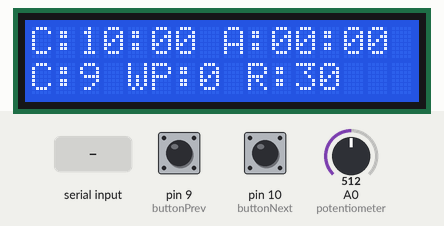
This sketch was run on a simulated Arduino Uno, built with avr-gcc and run on an emulated ATmega328P. Shown: 16×2 character LCD. The test bench sets the inputs (shaded band); at power-on: pin 10 (buttonNext) HIGH, pin 9 (buttonPrev) HIGH, A0 (potentiometer) = 512. What the sketch prints to the serial monitor is not drawn.

Above: at 2.2 s.
2.3 s: pin 10 (buttonNext) pulled LOW for 1 s
At 3.2 s:
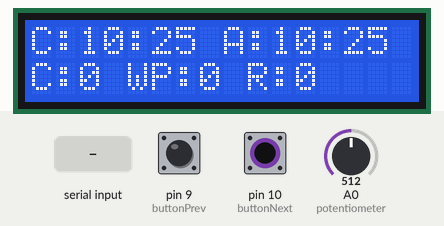
4.8 s: pin 9 (buttonPrev) pulled LOW for 1 s
At 7.0 s:
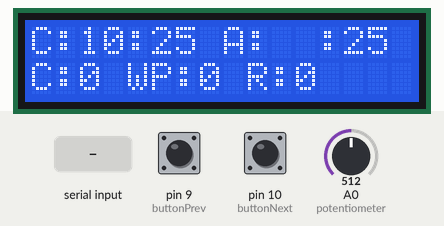
8.7 s: A0 (potentiometer) set to 716
At 10.1 s:
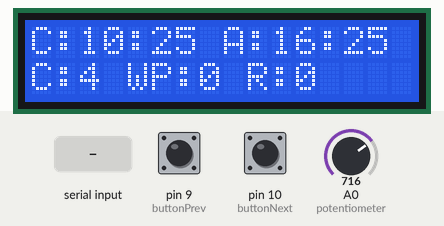
10.8 s: pin 9 (buttonPrev) pulled LOW for 0.3 s
At 12.2 s:
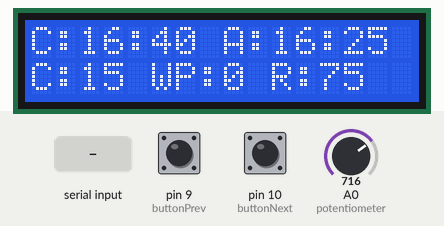
12.6 s: pin 10 (buttonNext) pulled LOW for 0.3 s
At 13.2 s:
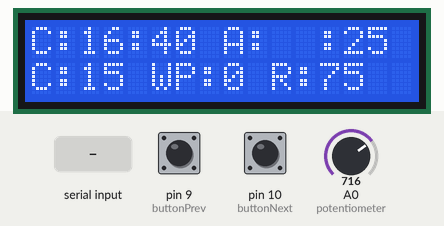
14.4 s: "90,45,200\n" received over the second serial link
Timing chart, 0 to 17.4 s (numbered marks = the images above; inputs shaded):
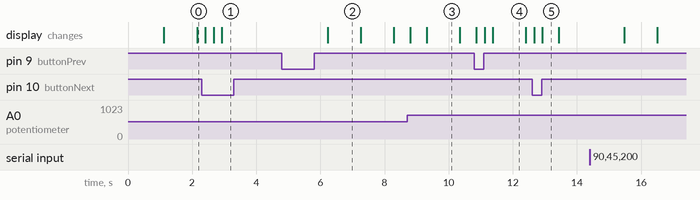

Measured:
- after the input at 2.3 s, the display: first changes after 0.11 s (image 1 shows a later state)
- after the input at 4.8 s, the display: changes after 1.4 s (image 2)
- after the input at 8.7 s, the display: first changes after 0.10 s (image 3 shows a later state)
- after the input at 10.8 s, the display: first changes after 0.06 s (image 4 shows a later state)
- after the input at 12.6 s, the display: first changes after 0.07 s (image 5 shows a later state)
- what the display in image 2 shows lasts 1.1 s, from 6.2 s to 7.3 s
- what the display in image 5 shows lasts 0.5 s, from 12.9 s to 13.4 s

The sketch:

sleep-improvement-system.ino
```cpp
#include <LiquidCrystal.h>
#include <Servo.h>
#include <SoftwareSerial.h>

int current = 0, cycle = 0, remain = 0, wpStart = 0;
int rs = 2, en = 3, d4 = 4, d5 = 5, d6 = 6, d7 = 7;
int startLocation[] = {2, 5, 10, 13};
int buttonNext = 10, buttonPrev = 9;
int porentiometerMax = 970;
int porentiometerMin = 180;
int potentiometer = A0;

boolean wp = false;
bool isBlinking = false;
boolean alarmSet = false;
boolean actionSet = false;

long lastBlink = 0;
unsigned long lastBlinkTime = 0;
const unsigned long blinkDuration = 1000;  // blink duration in milliseconds

unsigned long previousMillis = 0;

String hour[] = {
    "00",
    "00"};  // 0 for current, 1 for alarm, 2 for time from current to alarm
String minute[] = {"00", "00", "00"};
String btdata;
String serialdata;
String line[2];

LiquidCrystal lcd(rs, en, d4, d5, d6, d7);
SoftwareSerial bluetooth(0, 1);

void setup() {
    pinMode(buttonNext, INPUT);
    digitalWrite(buttonNext, HIGH);
    pinMode(buttonPrev, INPUT);
    digitalWrite(buttonPrev, HIGH);

    lcd.begin(16, 2);
    Serial.begin(9600);
    bluetooth.begin(9600);

    delay(1000);
    Serial.println("2");
}

void loop() {
    if (bluetooth.available() != 0) {
        btdata = bluetooth.readString();
        Serial.println(btdata);
        Serial.println("");
    }

    process();
}

void process() {
    getInput();
    getTime();
    getCycle();
    updateTime();
    formatTime();
    alarmControl();

    print();

    delay(200);
}

void updateTime() {
    if (millis() - previousMillis >= 60000) {
        previousMillis = millis();
        int minuteValue = (minute[0].toInt() + 1) % 60;
        if (minuteValue == 0) hour[0] = String((hour[0].toInt() + 1) % 24);
        minute[0] = String(minuteValue);
    }
}

void getInput() {
    if (digitalRead(buttonNext) == LOW && current < 4) current++;
    if (digitalRead(buttonPrev) == LOW && current > 0) current--;
    delay(50);
}

void getTime() {
    // Serial.println(String(analogRead(potentiometer)));

    switch (current) {
        case 0:
            hour[0] = String(map(analogRead(potentiometer), porentiometerMin,
                                 porentiometerMax, 0, 24));
            break;
        case 1:
            minute[0] = String(map(analogRead(potentiometer), porentiometerMin,
                                   porentiometerMax, 0, 60));
            break;
        case 2:
            hour[1] = String(map(analogRead(potentiometer), porentiometerMin,
                                 porentiometerMax, 0, 24));
            break;
        case 3:
            minute[1] = String(map(analogRead(potentiometer), porentiometerMin,
                                   porentiometerMax, 0, 60));
            break;
        default:
            break;
    }
}

void getCycle() {
    int currentTime = hour[0].toInt() * 60 + minute[0].toInt();
    int alarmTime = hour[1].toInt() * 60 + minute[1].toInt();
    int toAlarmTime = currentTime > alarmTime ? 1440 - currentTime + alarmTime
                                              : alarmTime - currentTime;

    minute[2] = String(toAlarmTime);
    remain = toAlarmTime % 90;
    cycle = toAlarmTime / 90;
}

void formatTime() {
    for (int i = 0; i <= 2; i++) {
        hour[i] = hour[i].length() < 2 ? "0" + String(hour[i]) : hour[i];
        minute[i] =
            minute[i].length() < 2 ? "0" + String(minute[i]) : minute[i];
    }
}

void blink() {
    unsigned long currentTime = millis();
    if (currentTime - lastBlinkTime > blinkDuration) {
        isBlinking = !isBlinking;  // toggle blink status
        lastBlinkTime = currentTime;
    }

    if (isBlinking && current < 4) {
        lcd.setCursor(startLocation[current], 0);
        lcd.print("  ");
    }
}

void print() {
    line[0] = "C:" + String(hour[0]) + ":" + String(minute[0]) +
              " A:" + String(hour[1]) + ":" + String(minute[1]);
    line[1] = "C:" + String(cycle) + " WP:" + String(wpStart) +
              " R:" + String(remain);

    lcd.clear();
    lcd.setCursor(0, 0);
    lcd.print(line[0]);
    lcd.setCursor(0, 1);
    lcd.print(line[1]);

    blink();
}

void alarmControl() {
    if (current == 4) {
        if (alarmSet) {
            if (wp) {
                if (minute[2].toInt() == wpStart) {
                    Serial.println("1");
                    current = 3;
                }
            } else {
                if (minute[2].toInt() == 0) {
                    Serial.println("2");
                    current = 3;
                }
            }
        } else {
            if (!actionSet) {
                if (cycle >= 1) {
                    wp = true;
                    if (remain < 30)
                        wpStart = (cycle * 90) - 15;
                    else if (remain > 30)
                        wpStart = getWpChoice();
                    else if (remain == 0)
                        wpStart = (cycle * 90) - 30;
                } else if (cycle == 0)
                    wp = false;
                actionSet = true;

                Serial.println("0");  // send do not disturb
            }
            delay(500);
        }
    } else {
        alarmSet = false;
        actionSet = false;
    }
}

int getWpChoice() {
    int choiceMade = 0;
    line[0] = "Up at last cycle?";
    line[1] = "  Other     Yes";

    lcd.clear();
    lcd.setCursor(0, 0);
    lcd.print(line[0]);
    lcd.setCursor(0, 1);
    lcd.print(line[1]);

    delay(500);

    while (choiceMade == 0) {
        if (digitalRead(buttonNext) == LOW) return (cycle * 90) - 15;
        if (digitalRead(buttonPrev) == LOW) choiceMade = 2;
        delay(50);
    }

    line[0] = "Up at alarm time?";
    line[1] = "  No        Yes";

    lcd.clear();
    lcd.setCursor(0, 0);
    lcd.print(line[0]);
    lcd.setCursor(0, 1);
    lcd.print(line[1]);

    delay(500);

    if (choiceMade == 2) {
        while (choiceMade == 2) {
            if (digitalRead(buttonNext) == LOW) return minute[2].toInt() - 30;
            if (digitalRead(buttonPrev) == LOW) {
                current = 3;
                choiceMade = 3;
            }
            delay(50);
        }
    }

    return 0;
}
```
